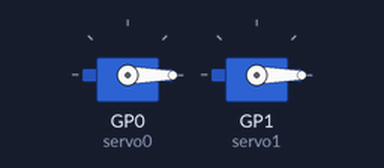
The program below on a simulated Raspberry Pi Pico running MicroPython. Parts: 2 × servo. Servo angles are drawn from the pulse width (0.5 ms = 0°, 2.5 ms = 180°).

Above: at 0.05 s.
At 1.25 s:
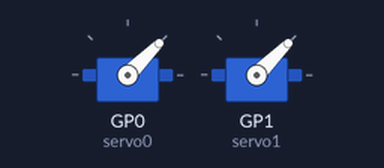
At 2.5 s:
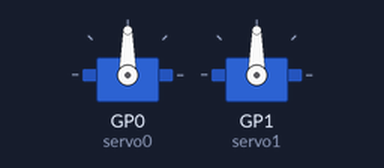
At 5.0 s:
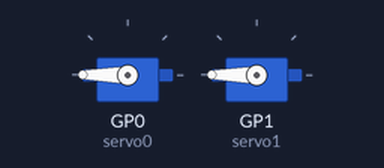
Timing chart, 0 to 6.5 s (numbered marks = the images above):
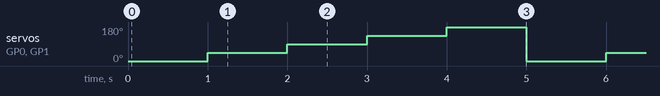

Measured:
- by itself, servo on GP0 (servo0), servo on GP1 (servo1): repeats every 5.0 s: 90° 1.0 s, 135° 1.0 s, 180° 1.0 s, 0° 1.0 s, 45° 1.0 s

The program:

servoMotor.py
```python
# This code was written by Juhyun Kim.

from time import sleep
from machine import Pin, PWM

# 서보 핀, 주파수 설정
servo0 = PWM(Pin(0))
servo0.freq(50)
servo1 = PWM(Pin(1))
servo1.freq(50)

# 서보 각도를 0~180도로 입력할 수 있도록 함수를 하나 만듬
def setAngle(servoName, angle):
    servo = servoName
    a = int(((((angle) * 2)/ 180) + 0.5)/20 * 65535)
    servo.duty_u16(a)

# 반복동작
while True:
    setAngle(servo0, 0)
    setAngle(servo1, 0)
    sleep(1)
    setAngle(servo0, 45)
    setAngle(servo1, 45)
    sleep(1)
    setAngle(servo0, 90)
    setAngle(servo1, 90)
    sleep(1)
    setAngle(servo0, 135)
    setAngle(servo1, 135)
    sleep(1)
    setAngle(servo0, 180)
    setAngle(servo1, 180)
    sleep(1)
```
